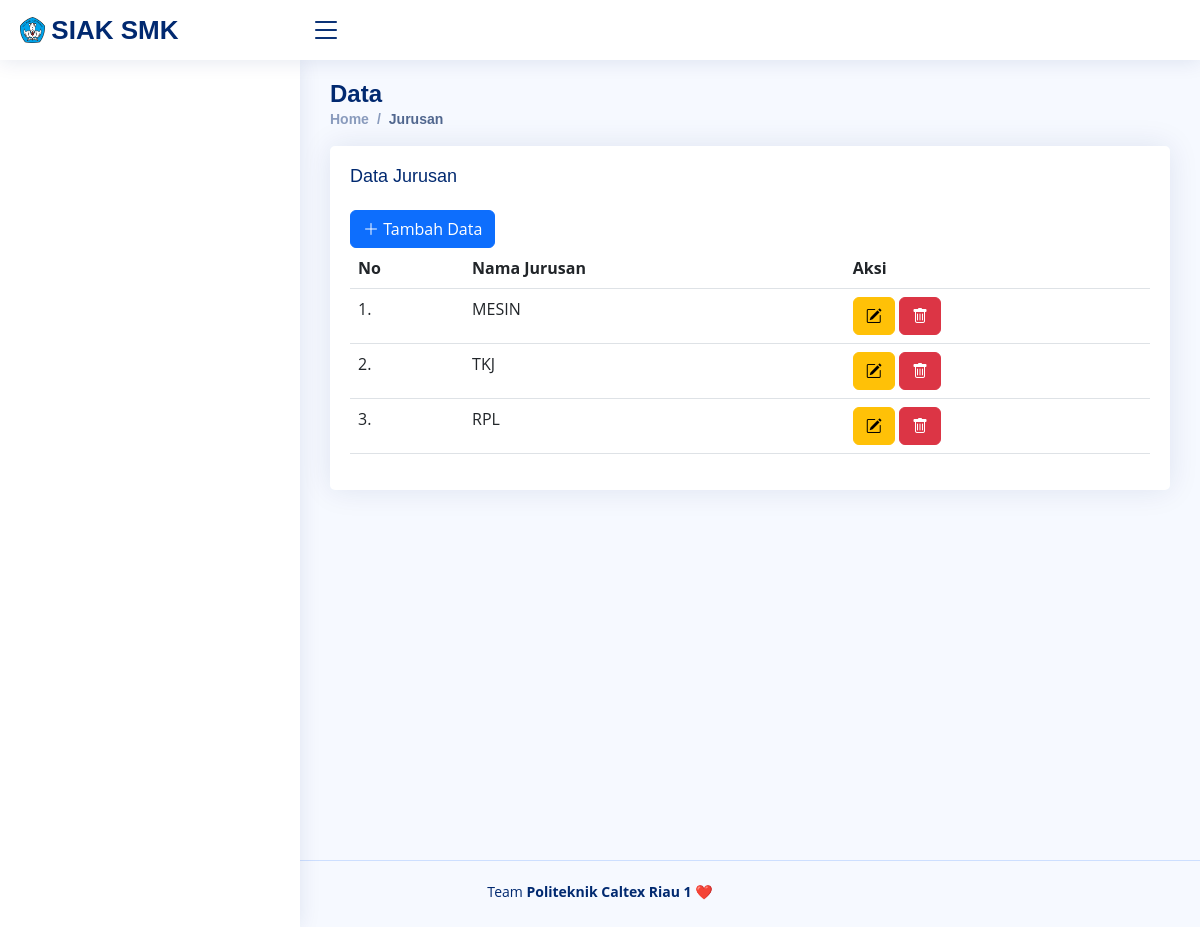
Page /index.php/jurusan on the committed database.
### tables this page shows
CREATE TABLE `jurusan` (
  `id_jurusan` int(10) NOT NULL,
  `nama_jurusan` varchar(100) NOT NULL
);

### application/controllers/Jurusan.php (called while the page is built, shortened)
<?php
class Jurusan extends CI_Controller
{
    public function __construct()
    {
        $this->load->model('Siswa_model');
        $this->load->model('Jurusan_model');
        $this->load->model('Kelas_model');
        $this->load->library('session');
        $this->load->library('form_validation');
    }
    public function index()
    {
        $data['judul'] = "Halaman Data Jurusan";
        $data['jurusan'] = $this->Jurusan_model->get();
        $this->load->view("layout/header");
        $this->load->view("jurusan/vw_jurusan", $data);
        $this->load->view("layout/footer");
    }
}
?>

### index.php (called while the page is built, shortened)
<?php
require_once BASEPATH.'core/CodeIgniter.php';

### application/models/Jurusan_model.php (called while the page is built, shortened)
<?php
class Jurusan_model extends CI_Model
{
    public $table = 'jurusan';
    public function get()
    {
        $this->db->from($this->table);
        $query = $this->db->get();
        return $query->result_array();
    }
}
?>

### application/views/jurusan/vw_jurusan.php (the view, shortened to what this page needs)
<main id="main" class="main">
    <div class="pagetitle">
        <h1>Data</h1>
        <nav>
            <ol class="breadcrumb">
                <li class="breadcrumb-item"><a href="<?= base_url('Dashboard') ?>">Home</a></li>
                <li class="breadcrumb-item active">Jurusan</li>
            </ol>
        </nav>
    </div>
    <section class="section">
        <div class="row">
            <div class="col-lg-12">
                <div class="card">
                    <div class="card-body">
                        <h5 class="card-title">Data Jurusan</h5>
                        <div class="col-md-6">
                            <a href="<?= base_url() ?>Jurusan/tambah" class="btn btn-primary">
                                <i class="bi bi-plus-lg"></i> Tambah Data
                            </a>
                        </div>
                        <table class="table datatable">
                            <thead>
                                <tr>
                                    <th scope="col">No</th>
                                    <th scope="col">Nama Jurusan</th>
                                    <th scope="col">Aksi</th>
                                </tr>
                            </thead>
                            <tbody>
                                <?php $i = 1; ?>
                                <?php foreach ($jurusan as $us) : ?>
                                <tr>
                                    <td><?= $i; ?>.</td>
                                    <td><?= $us['nama_jurusan']; ?></td>
                                    <td>
                                        <a href="<?= base_url('Jurusan/edit/') . $us['id_jurusan']; ?>"
                                            class="btn btn-warning"><i class="bi bi-pencil-square"></i></a>
                                        <button type="button" class="btn btn-danger"
                                            onclick="hapusJurusan(<?= $us['id_jurusan']; ?>)"><i
                                                class="bi bi-trash"></i></button>
                                    </td>
                                </tr>
                                <?php $i++; ?>
                                <?php endforeach; ?>
                            </tbody>
                        </table>
                    </div>
                </div>
            </div>
        </div>
    </section>
</main>

### assets/css/style.css (style rules this page uses)
:root { scroll-behavior: smooth; }
body { font-family: "Open Sans", sans-serif; background: #f6f9ff; color: #444444; }
a { color: #4154f1; text-decoration: none; }
h1, h2, h3, h4, h5, h6 { font-family: "Nunito", sans-serif; }
#main { margin-top: 60px; padding: 20px 30px; transition: all 0.3s; min-height: 100vh; }
.pagetitle { margin-bottom: 10px; }
.pagetitle h1 { font-size: 24px; margin-bottom: 0; font-weight: 600; color: #012970; }
.card { margin-bottom: 30px; border: none; border-radius: 5px; box-shadow: 0px 0 30px rgba(1, 41, 112, 0.1); margin-left: auto; margin-right: auto; }
.card-title { padding: 20px 0 15px 0; font-size: 18px; font-weight: 500; color: #012970; font-family: "Poppins", sans-serif; }
.card-body { padding: 0 20px 20px 20px; }
.breadcrumb { font-size: 14px; font-family: "Nunito", sans-serif; color: #899bbd; font-weight: 600; }
.breadcrumb a { color: #899bbd; transition: 0.3s; }
.breadcrumb .breadcrumb-item::before { color: #899bbd; }
.breadcrumb .active { color: #51678f; font-weight: 600; }
@media (min-width: 1200px) { #main { margin-left: 300px; } }

### rows in the picture
jurusan: nama_jurusan "MESIN"
jurusan: nama_jurusan "TKJ"
jurusan: nama_jurusan "RPL"
